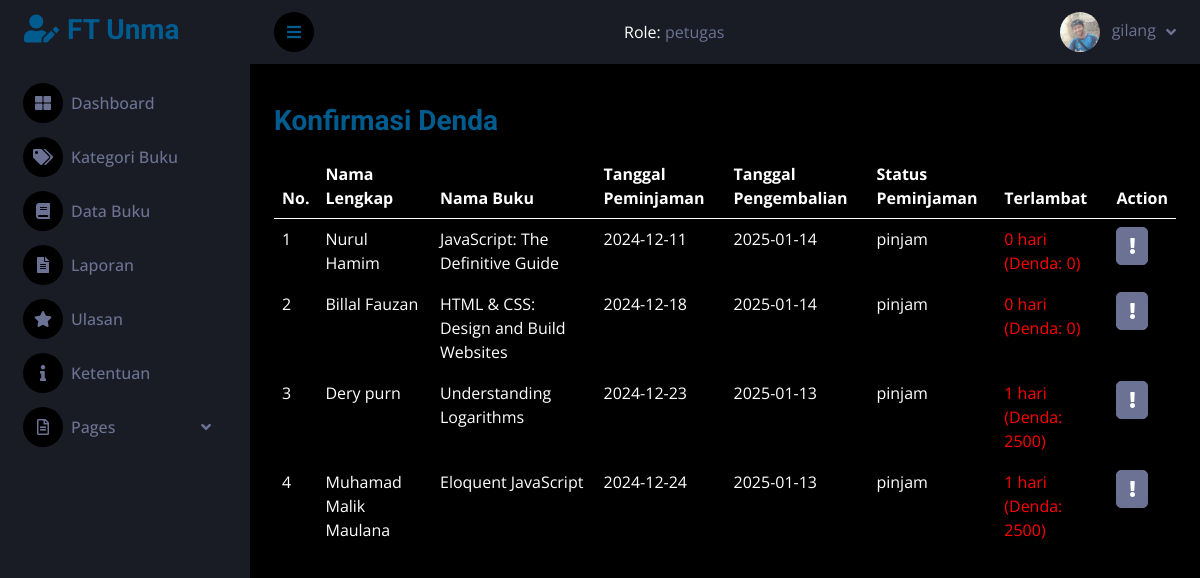
The app's page /dashboard/denda_konfirmasi.php (signed in) with its own data.
### tables this page shows
CREATE TABLE `user` (
  `UserID` int(11) NOT NULL,
  `Username` varchar(255) NOT NULL,
  `Password` varchar(255) NOT NULL,
  `NPM` int(11) NOT NULL,
  `Email` varchar(255) NOT NULL,
  `NamaLengkap` varchar(255) NOT NULL,
  `Alamat` text NOT NULL,
  `Role` enum('user','petugas','admin') DEFAULT 'user',
  `status` enum('unactive','active') DEFAULT 'unactive',
  `Gambar` varchar(255) DEFAULT NULL,
  `created_at` datetime NOT NULL DEFAULT current_timestamp()
);

CREATE TABLE `peminjaman` (
  `PeminjamanID` int(11) NOT NULL,
  `UserID` int(11) NOT NULL,
  `BukuID` int(11) NOT NULL,
  `TanggalPeminjaman` date NOT NULL,
  `TanggalPengembalian` date NOT NULL,
  `JumlahBuku` varchar(3) NOT NULL,
  `StatusPeminjaman` enum('pinjam','dikembalikan','pending') NOT NULL DEFAULT 'pending',
  `Created` timestamp NOT NULL DEFAULT current_timestamp()
);

CREATE TABLE `buku` (
  `BukuID` int(11) NOT NULL,
  `Judul` varchar(255) NOT NULL,
  `Penulis` varchar(255) NOT NULL,
  `Penerbit` varchar(255) NOT NULL,
  `TahunTerbit` int(11) NOT NULL,
  `JumlahBuku` varchar(3) NOT NULL,
  `ISBN` varchar(17) NOT NULL,
  `Gambar` varchar(255) DEFAULT NULL
);

### dashboard/get_gambar.php (called while the page is built)
<?php
if (isset($_SESSION['username'])) {
    $username = $_SESSION['username'];
    $sql = mysqli_query($conn, "SELECT * FROM user WHERE Username='$username'");
    $data = mysqli_fetch_array($sql);
}
?>

### dashboard/denda_konfirmasi.php (the view, shortened to what this page needs)
<?php
include "../koneksi.php";
include "get_gambar.php";
?>
<!DOCTYPE html>
<html lang="en">
<head>
    <link href="https://cdnjs.cloudflare.com/ajax/libs/font-awesome/5.10.0/css/all.min.css" rel="stylesheet">
    <link href="https://cdn.jsdelivr.net/npm/bootstrap-icons@1.4.1/font/bootstrap-icons.css" rel="stylesheet">
    <link href="lib/owlcarousel/assets/owl.carousel.min.css" rel="stylesheet">
    <link href="lib/tempusdominus/css/tempusdominus-bootstrap-4.min.css" rel="stylesheet">
    <link href="css/bootstrap.min.css?version=1.2" rel="stylesheet">
    <link href="css/style.css?version=1.1" rel="stylesheet">
</head>
<body>
    <div class="container-fluid position-relative d-flex p-0">
        <?php require "sidebar.php"; ?>
        <div class="content">
            <?php require "navbar.php"; ?>
            <div class="container-fluid pt-4 px-4">
                <div class="mt-3">
                    <h3 style="color: #005b8f;">Konfirmasi Denda</h3>
                    <div class="table-responsive mt-3">
                        <table class="table" style="color: white;">
                            <thead>
                                <tr>
                                    <th>No.</th>
                                    <th>Nama Lengkap</th>
                                    <th>Nama Buku</th>
                                    <th>Tanggal Peminjaman</th>
                                    <th>Tanggal Pengembalian</th>
                                    <th>Status Peminjaman</th>
                                    <th>Terlambat</th>
                                    <th>Action</th>
                                </tr>
                            </thead>
                            <tbody>
                                <?php
                                $queryPeminjaman = "SELECT p.*, b.Judul, b.Gambar, b.ISBN, b.Penulis, b.Penerbit, b.TahunTerbit, kb.NamaKategori, u.NamaLengkap
                                                    FROM peminjaman p
                                                    JOIN buku b ON p.BukuID = b.BukuID
                                                    JOIN kategoribuku_relasi kbr ON b.BukuID = kbr.BukuID
                                                    JOIN kategoribuku kb ON kbr.KategoriID = kb.KategoriID
                                                    JOIN user u ON p.UserID = u.UserID
                                                    WHERE StatusPeminjaman='pinjam'";
                                $resultPeminjaman = $conn->query($queryPeminjaman);
                                if ($resultPeminjaman->num_rows == 0) {
                                    echo '<tr><td colspan="8" class="text-center">List Buku yang dipinjam Tidak Tersedia!</td></tr>';
                                } else {
                                    $jumlah = 1;
                                    while ($data = $resultPeminjaman->fetch_assoc()) {
                                        $tanggalPengembalian = new DateTime($data['TanggalPengembalian']);
                                        $tanggalSekarang = new DateTime();
                                        if ($tanggalSekarang > $tanggalPengembalian) {
                                            $hariTerlambat = $tanggalSekarang->diff($tanggalPengembalian)->days;
                                            $denda = $hariTerlambat * 2500;
                                            $statusKeterlambatan = "<span style='color: red;'>$hariTerlambat hari (Denda: $denda)</span>";
                                ?>
                                            <tr>
                                                <td><?php echo $jumlah; ?></td>
                                                <td><?php echo htmlspecialchars($data['NamaLengkap']); ?></td>
                                                <td><?php echo htmlspecialchars($data['Judul']); ?></td>
                                                <td><?php echo htmlspecialchars($data['TanggalPeminjaman']); ?></td>
                                                <td><?php echo htmlspecialchars($data['TanggalPengembalian']); ?></td>
                                                <td><?php echo htmlspecialchars($data['StatusPeminjaman']); ?></td>
                                                <td><?php echo $statusKeterlambatan; ?></td>
                                                <td>
                                                    <a href="denda_detail.php?id=<?php echo $data['PeminjamanID']; ?>" class="btn btn-light"><i class="fas fa-exclamation"></i></a>
                                                </td>
                                            </tr>
                                <?php
                                            $jumlah++;
                                        }
                                    }
                                }
                                ?>
                            </tbody>
                        </table>
                    </div>
                </div>
            </div>
        </div>
    </div>
</body>
</html>

### dashboard/navbar.php (shortened to what this page needs)
<nav class="navbar navbar-expand bg-secondary navbar-dark sticky-top px-4 py-0">
    <a href="#" class="sidebar-toggler flex-shrink-0">
        <i class="fa fa-bars"></i>
    </a>
    <div class="nav-item ms-auto">
        <span style="color: white;">Role: </span>
        <span><?php echo $_SESSION['user']['role'] ?></span>
    </div>
    <div class="navbar-nav align-items-center ms-auto">
        <div class="nav-item dropdown">
            <a href="#" class="nav-link dropdown-toggle" data-bs-toggle="dropdown">
                <?php if (isset($data['Gambar'])): ?>
                    <img class="rounded-circle me-lg-2" src="img/<?php echo htmlspecialchars($data['Gambar']); ?>" alt="" style="width: 40px; height: 40px;">
                <?php else: ?>
                    <img class="rounded-circle me-lg-2" src="img/default.jpg" alt="" style="width: 40px; height: 40px;">
                <?php endif; ?>
                <span class="d-none d-lg-inline-flex"><?php echo htmlspecialchars($_SESSION['username']); ?></span>
            </a>
        </div>
    </div>
</nav>

### dashboard/css/style.css (style rules this page uses)
:root { --primary: #005b8f; --secondary: #191C24; --light: #6C7293; --dark: #000000; }
.btn { transition: .5s; }
.content { margin-left: 250px; min-height: 100vh; background: var(--dark); transition: 0.5s; }
@media (min-width: 992px) { .content { width: calc(100% - 250px); } }
.content .navbar .navbar-nav .nav-link { margin-left: 25px; padding: 12px 0; color: var(--light); outline: none; }
.content .navbar .sidebar-toggler, .content .navbar .navbar-nav .nav-link i { width: 40px; height: 40px; display: inline-flex; align-items: center; justify-content: center; background: var(--dark); border-radius: 40px; }
.content .navbar .dropdown-toggle::after { margin-left: 6px; vertical-align: middle; border: none; content: "\f107"; font-family: "Font Awesome 5 Free"; font-weight: 900; transition: .5s; }

### records on screen
user: Gambar (picture)
peminjaman: UserID.NamaLengkap "Nurul Hamim", BukuID.Judul "JavaScript: The Definitive Guide", TanggalPeminjaman "2024-12-11", TanggalPengembalian "2025-01-14", StatusPeminjaman "pinjam"
peminjaman: UserID.NamaLengkap "Billal Fauzan", BukuID.Judul "HTML & CSS: Design and Build Websites", TanggalPeminjaman "2024-12-18", TanggalPengembalian "2025-01-14", StatusPeminjaman "pinjam"
peminjaman: UserID.NamaLengkap "Dery purn", BukuID.Judul "Understanding Logarithms", TanggalPeminjaman "2024-12-23", TanggalPengembalian "2025-01-13", StatusPeminjaman "pinjam"
peminjaman: UserID.NamaLengkap "Muhamad Malik Maulana", BukuID.Judul "Eloquent JavaScript", TanggalPeminjaman "2024-12-24", TanggalPengembalian "2025-01-13", StatusPeminjaman "pinjam"

### other values on screen
$_SESSION['user']['role'] "petugas"
$_SESSION['username'] "gilang"
